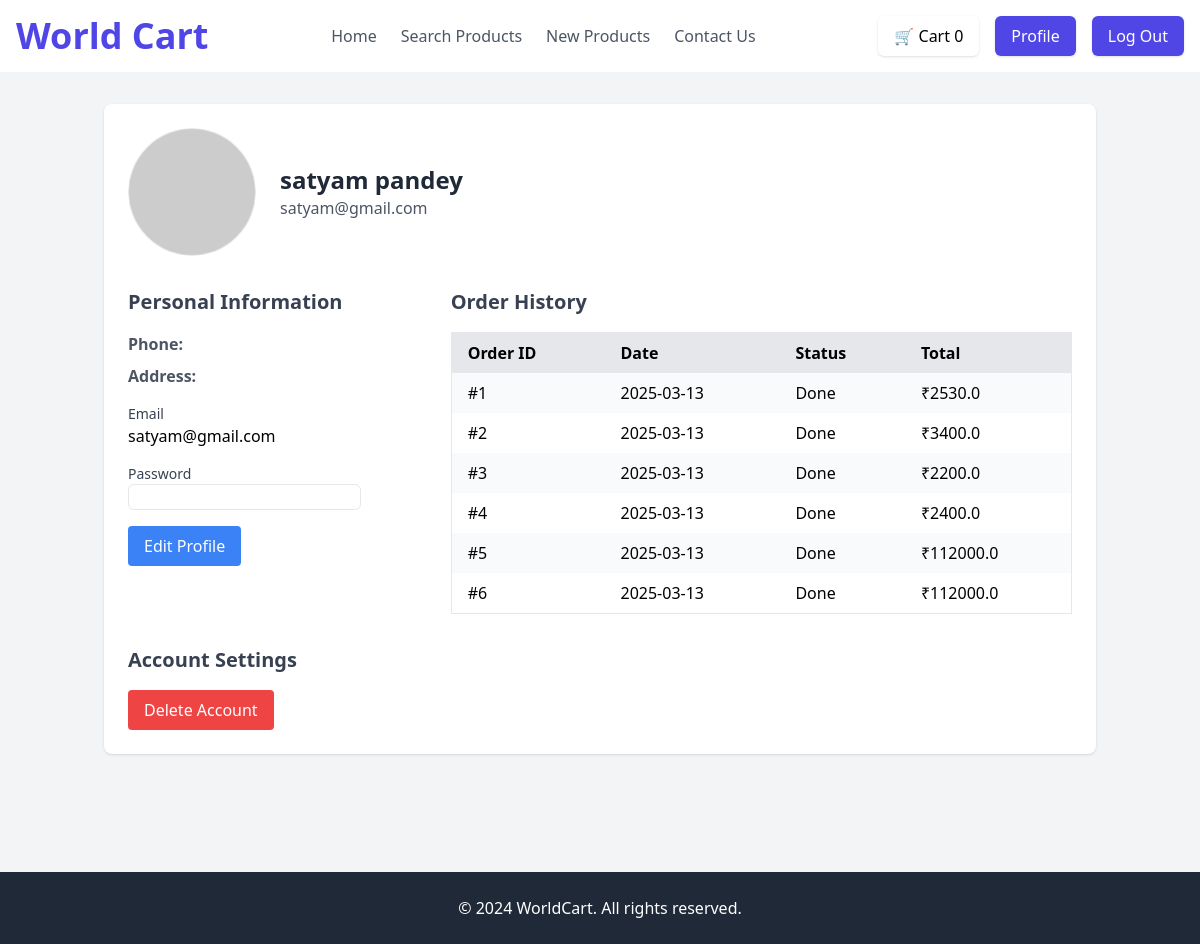
Page /profile (signed in) on the earlier database version.
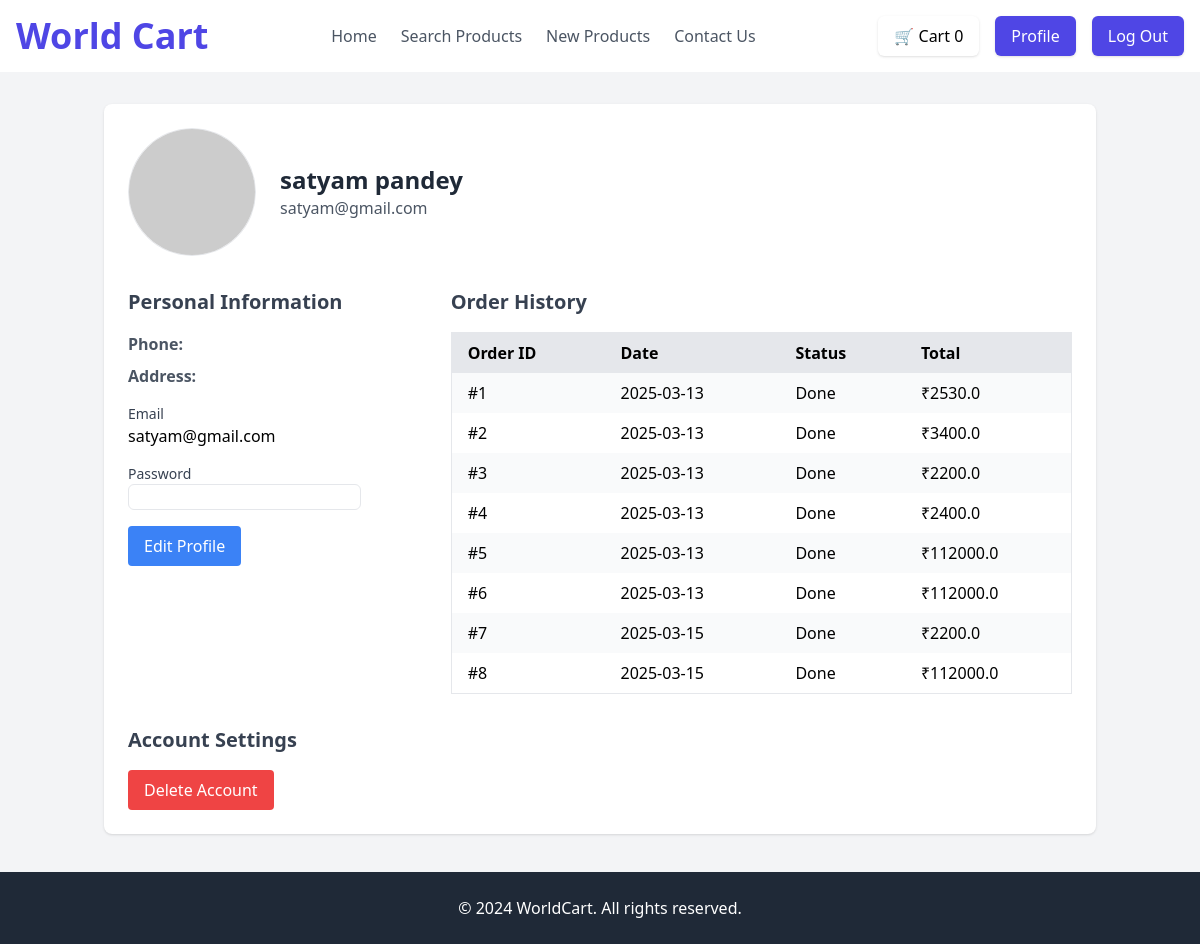
Same page on the later database version.
### app/models.py (models this page shows)
class Transaction(db.Model):
    __tablename__ = "transactions"
    id: Mapped[int] = mapped_column(primary_key=True, autoincrement=True)
    user_id: Mapped[int] = mapped_column(ForeignKey("users.id"), nullable=False)
    items: Mapped[dict] = mapped_column(db.JSON, nullable=False)  # Store cart items as JSON
    total_amount: Mapped[float] = mapped_column(nullable=False)
    status: Mapped[str] = mapped_column(default="Pending")
    date: Mapped[datetime] = mapped_column(default=datetime.utcnow)
    user = relationship("User", back_populates="transactions")

### app/routes_users.py (the view, shortened to what this page needs)
@app.route("/profile", methods=['GET', 'POST'])
def profile():
    if 'user_id' not in session:
        return redirect(url_for('login'))
    user_id = session['user_id']
    user = User.query.get(user_id)
    orders = Transaction.query.filter_by(user_id=user_id).all()
    return render_template('profile.html', user=user, orders=orders)

### app/templates/profile.html (shortened to what the changed rows need)
{% extends "base.html" %}
{% block body %}
<div class="bg-gray-100">
  <div class="min-h-screen flex flex-col">
    <main class="flex-grow container mx-auto py-8 px-4">
      <div class="bg-white shadow rounded-lg p-6">
        <div class="flex items-center space-x-6">
          <div>
            <h2 class="text-2xl font-bold text-gray-800">{{ user.first }} {{ user.last }}</h2>
          </div>
        </div>
        <div class="mt-8 grid grid-cols-1 md:grid-cols-3 gap-6">
          <div class="col-span-2">
            <div class="overflow-x-auto mt-4">
              <table class="min-w-full bg-white border">
                <thead>
                  <tr class="bg-gray-200">
                    <th class="py-2 px-4 text-left">Order ID</th>
                    <th class="py-2 px-4 text-left">Date</th>
                    <th class="py-2 px-4 text-left">Status</th>
                    <th class="py-2 px-4 text-left">Total</th>
                  </tr>
                </thead>
                <tbody>
                  {% for order in orders %}
                  <tr class="{{ 'bg-white' if loop.index is even else 'bg-gray-50' }}">
                    <td class="py-2 px-4">#{{ order.id }}</td>
                    <td class="py-2 px-4">{{ order.date.strftime('%Y-%m-%d') }}</td>
                    <td class="py-2 px-4">{{ order.status }}</td>
                    <td class="py-2 px-4">₹{{ order.total_amount }}</td>
                  </tr>
                  {% endfor %}
                </tbody>
              </table>
            </div>
          </div>
        </div>
      </div>
    </main>
  </div>
</div>
{% endblock %}

Differences in the rows shown:
added Transaction: id "7", date "2025-03-15", status "Done", total_amount "2200.0"
added Transaction: id "8", date "2025-03-15", status "Done", total_amount "112000.0"
